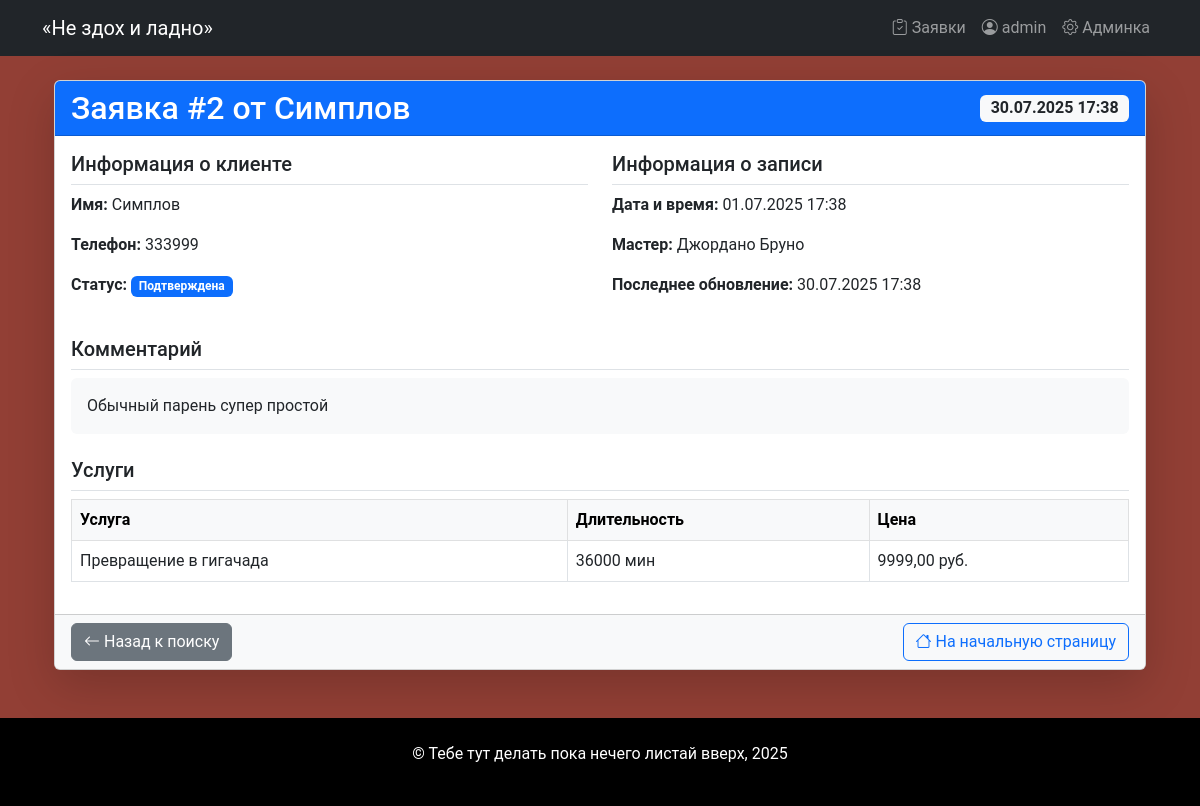
The page /order/2/ (signed in) on the database its author committed.
### core/models.py (models this page shows, shortened)
class Order(models.Model):
    STATUS_CHOICES = [
        ('not_approved', 'Не подтверждена'),
        ('new', 'Новая'),
        ('confirmed', 'Подтверждена'),
        ('cancelled', 'Отменена'),
        ('completed', 'Выполнена')
    ]
    client_name = models.CharField(max_length=100, verbose_name="Имя клиента")
    phone = models.CharField(max_length=20, verbose_name="Телефон")
    comment = models.TextField(blank=True, verbose_name="Комментарий")
    status = models.CharField (
        max_length=50,
        choices=STATUS_CHOICES,
        default="not_approved",
        verbose_name="Статус")
    date_created = models.DateTimeField(auto_now_add=True, verbose_name="Дата создания")
    date_updated = models.DateTimeField(null=True, auto_now=True, verbose_name="Дата обновления")
    master = models.ForeignKey(
        "Master",
        on_delete=models.SET_NULL,
        null=True,
        blank=True,
        verbose_name="Мастер")
    services = models.ManyToManyField(
        "Service",
        related_name="orders",
        verbose_name="Услуги"
    )
    appointment_date = models.DateTimeField(verbose_name="Дата и время записи")
    class Meta:
        verbose_name = "Запись"
        verbose_name_plural="Записи"

class Master(models.Model):
    name = models.CharField(max_length=150, verbose_name="Имя")
    photo = models.ImageField(upload_to="masters/", blank=True, verbose_name="Фотография", null=True)
    phone = models.CharField(max_length=20, verbose_name="Телефон")
    address = models.CharField(max_length=256, verbose_name="Адрес")
    experience = models.PositiveIntegerField(
        verbose_name="Стаж работы",
        help_text="Опыт работы в годах")
    services = models.ManyToManyField(
        "Service",
        related_name="masters",
        verbose_name="Услуги")
    is_active = models.BooleanField(
        default=True,
        verbose_name="Активен")
    class Meta:
        verbose_name = "Мастер"
        verbose_name_plural="Мастера"

class Service(models.Model):
    name = models.CharField(max_length=200, verbose_name="Название")
    description = models.TextField(blank=True, verbose_name="Описание")
    price = models.DecimalField(
        max_digits=10,
        decimal_places=2,
        verbose_name="Цена")
    duration = models.PositiveIntegerField (verbose_name="Длительность", help_text="Время выполнения в минутах")
    is_popular = models.BooleanField(default=False,  verbose_name="Популярная услуга")
    image = models.ImageField(
        null=True,
        upload_to="services/",
        blank=True,
        verbose_name="Изображение")
    class Meta:
        verbose_name = "Услуга"
        verbose_name_plural="Услуги"

### core/views.py (the view)
# urls.py: path('order/<int:pk>/', order_detail, name='order_detail'),
@login_required
def order_detail(request, pk):
    order  = get_object_or_404(Order, pk=pk)
    return render(request, 'order_detail.html', {'order': order})

### core/context_processors.py (called while the page is built)
def menu_barbershop(request):
    menu_context = [
        {"name": "Главная", "url": reverse("landing")},
        {"name": "О нас", "url": reverse("landing") + "#about"},
        {"name": "Преимущества", "url": reverse("landing") + "#benefits"},
        {"name": "Мастера", "url": reverse("landing") + "#masters"},
        {"name": "Услуги", "url": reverse("landing") + "#services"},
        {"name": "Запись", "url": reverse("landing") + "#booking"},
        {"name": "Спасибо", "url": reverse("thanks")},
    ]
    return menu_context

### templates/order_detail.html
{% extends 'base.html' %}
{% block content %}
<div class="container">
    <div class="card shadow-lg">
        <div class="card-header bg-primary text-white">
            <div class="d-flex justify-content-between align-items-center">
                <h2 class="mb-0">Заявка #{{ order.id }} от {{ order.client_name }}</h2>
                <span class="badge bg-light text-dark fs-6">
                    {{ order.date_created|date:"d.m.Y H:i" }}
                </span>
            </div>
        </div>
        <div class="card-body">
            <div class="row mb-4">
                <div class="col-md-6">
                    <h5 class="border-bottom pb-2">Информация о клиенте</h5>
                    <p><strong>Имя:</strong> {{ order.client_name }}</p>
                    <p><strong>Телефон:</strong> {{ order.phone }}</p>
                    <p><strong>Статус:</strong>
                        <span class="badge
                            {% if order.status == 'completed' %}bg-success
                            {% elif order.status == 'cancelled' %}bg-danger
                            {% elif order.status == 'confirmed' %}bg-primary
                            {% else %}bg-warning text-dark{% endif %}">
                            {{ order.get_status_display }}
                        </span>
                    </p>
                </div>
                <div class="col-md-6">
                    <h5 class="border-bottom pb-2">Информация о записи</h5>
                    <p><strong>Дата и время:</strong> {{ order.appointment_date|date:"d.m.Y H:i" }}</p>
                    <p><strong>Мастер:</strong>
                        {% if order.master %}
                        {{ order.master.name }}
                        {% else %}
                        <span class="text-muted">Не назначен</span>
                        {% endif %}
                    </p>
                    <p><strong>Последнее обновление:</strong> {{ order.date_updated|date:"d.m.Y H:i" }}</p>
                </div>
            </div>
            <div class="row mb-4">
                <div class="col-12">
                    <h5 class="border-bottom pb-2">Комментарий</h5>
                    <div class="bg-light p-3 rounded">
                        {% if order.comment %}
                        {{ order.comment }}
                        {% else %}
                        <span class="text-muted">Комментарий не оставлен</span>
                        {% endif %}
                    </div>
                </div>
            </div>
            <div class="row">
                <div class="col-12">
                    <h5 class="border-bottom pb-2">Услуги</h5>
                    <div class="table-responsive">
                        <table class="table table-bordered">
                            <thead class="table-light">
                                <tr>
                                    <th>Услуга</th>
                                    <th>Длительность</th>
                                    <th>Цена</th>
                                </tr>
                            </thead>
                            <tbody>
                                {% for service in order.services.all %}
                                <tr>
                                    <td>{{ service.name }}</td>
                                    <td>{{ service.duration }} мин</td>
                                    <td>{{ service.price }} руб.</td>
                                </tr>
                                {% empty %}
                                <tr>
                                    <td colspan="3" class="text-center text-muted">
                                        Услуги не выбраны
                                    </td>
                                </tr>
                                {% endfor %}
                            </tbody>
                        </table>
                    </div>
                </div>
            </div>
        </div>
        <div class="card-footer bg-light">
            <div class="d-flex justify-content-between">
                <a href="{% url 'orders_list' %}" class="btn btn-secondary">
                    <i class="bi bi-arrow-left"></i> Назад к поиску
                </a>
                <a href="{% url 'landing' %}" class="btn btn-outline-primary">
                    <i class="bi bi-house"></i> На начальную страницу
                </a>
            </div>
        </div>
    </div>
</div>
{% endblock %}

### templates/includes/menu.html (shortened to what this page needs)
<nav class="navbar navbar-expand-lg navbar-dark bg-dark">
    <div class="container">
        <a class="navbar-brand" href="{% url 'landing' %}">«Не здох и ладно»</a>
        <div class="collapse navbar-collapse" id="navbarNav">
            {% if user.is_authenticated %}
            <ul class="navbar-nav">
                <li class="nav-item">
                    <a class="nav-link" href="#" data-bs-toggle="dropdown">
                        <i class="bi bi-clipboard-check"></i> Заявки
                    </a>
                </li>
                <li class="nav-item">
                    <a class="nav-link" href="#">
                        <i class="bi bi-person-circle"></i> {{ user.username }}
                    </a>
                </li>
                {% if user.is_staff %}
                <li class="nav-item">
                    <a class="nav-link" href="{% url 'admin:index' %}">
                        <i class="bi bi-gear"></i> Админка
                    </a>
                </li>
                {% endif %}
            </ul>
            {% endif %}
        </div>
    </div>
</nav>

### static/css/main.css (style rules this page uses)
body { background-color: #7c170cd3; font-family: "Roboto", sans-serif; }

### rows shown on the page
Order: id "2", client_name "Симплов", date_created "30.07.2025 17:38", phone "333999", status "Подтверждена", appointment_date "01.07.2025 17:38", master.name "Джордано Бруно", date_updated "30.07.2025 17:38", comment "Обычный парень супер простой"
Service: name "Превращение в гигачада", duration "36000", price "9999,00"

### other values the page prints
{{ user.username }} "admin"
